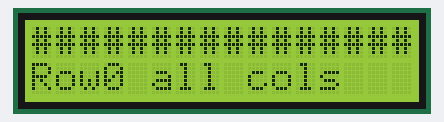
Bench run of a program on a simulated Arduino Nano, built with avr-gcc and run on an emulated ATmega328P. Parts: 16×2 character LCD. What the program prints to the serial monitor is not drawn.

Above: at 0.7 s.
At 2.7 s:
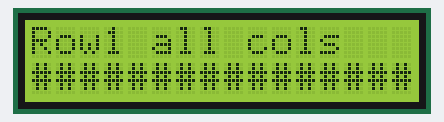
At 4.8 s:
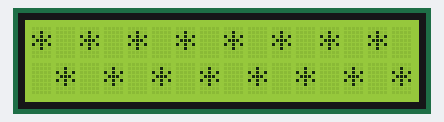
At 6.8 s:
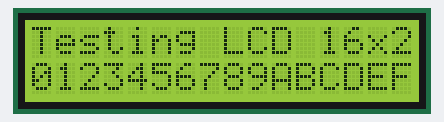

The program:

main.cpp
```cpp
// (licence header left out)
#include <Arduino.h>
#include <Wire.h>
#include <LiquidCrystal_I2C.h>

// Adjust address here if needed (common: 0x27 or 0x3F)
static constexpr uint8_t LCD_ADDRESS = 0x27;
static constexpr uint8_t LCD_COLS    = 16;
static constexpr uint8_t LCD_ROWS    = 2;

LiquidCrystal_I2C lcd(LCD_ADDRESS, LCD_COLS, LCD_ROWS);

void setup()
{
    Serial.begin(115200);
    delay(500);

    Serial.println();
    Serial.println("ASCD Nano - I2C LCD Screen Test");
    Serial.println("================================");
    Serial.println("This test checks:");
    Serial.println(" - I2C address ");
    Serial.println(" - Backlight");
    Serial.println(" - Both rows");
    Serial.println(" - All 16 columns per row");
    Serial.println();
    Serial.println("If you see nothing on the LCD:");
    Serial.println(" - Check wiring: SDA -> A4, SCL -> A5 on Nano");
    Serial.println(" - Check VCC (5V) and GND");
    Serial.println(" - Try changing LCD_ADDRESS (0x27 <-> 0x3F)");
    Serial.println();

    lcd.init();
    lcd.backlight();
    lcd.clear();

    // Initial static message (similar to original)
    lcd.setCursor(0, 0);
    lcd.print("Testing LCD 16x2");
    lcd.setCursor(0, 1);
    lcd.print("0123456789ABCDEF");

    Serial.println("LCD initial text written:");
    Serial.println(" Row 0: \"Testing LCD 16x2\"");
    Serial.println(" Row 1: \"0123456789ABCDEF\"");
    Serial.println("If text is visible and correct, LCD is basically OK.");
    Serial.println();
}

void loop()
{
    // After initial text, cycle through some simple patterns to visually confirm all pixels

    // 1) Clear + solid block of hashes on row 0
    lcd.clear();
    lcd.setCursor(0, 0);
    lcd.print("################");
    lcd.setCursor(0, 1);
    lcd.print("Row0 all cols   ");
    Serial.println("Pattern: Row 0 filled with '#', Row 1 label.");
    delay(2000);

    // 2) Solid block on row 1
    lcd.clear();
    lcd.setCursor(0, 0);
    lcd.print("Row1 all cols   ");
    lcd.setCursor(0, 1);
    lcd.print("################");
    Serial.println("Pattern: Row 1 filled with '#', Row 0 label.");
    delay(2000);

    // 3) Diagonal-ish pattern (even columns on row 0, odd on row 1)
    lcd.clear();
    for (uint8_t col = 0; col < LCD_COLS; col++) {
        lcd.setCursor(col, (col % 2 == 0) ? 0 : 1);
        lcd.print('*');
    }
    Serial.println("Pattern: '*' alternating between row 0 and row 1 across the screen.");
    delay(2000);

    // 4) Back to the original test text
    lcd.clear();
    lcd.setCursor(0, 0);
    lcd.print("Testing LCD 16x2");
    lcd.setCursor(0, 1);
    lcd.print("0123456789ABCDEF");
    Serial.println("Pattern: Original test text restored.");
    delay(3000);
}
```

Measured:
- by itself, everything shown: repeats every 9.1 s, in 4 steps
- what the display in image 0 shows lasts 2.0 s, from 0.7 s to 2.7 s
- what the display in image 3 shows lasts 3.0 s, from 6.8 s to 9.8 s
